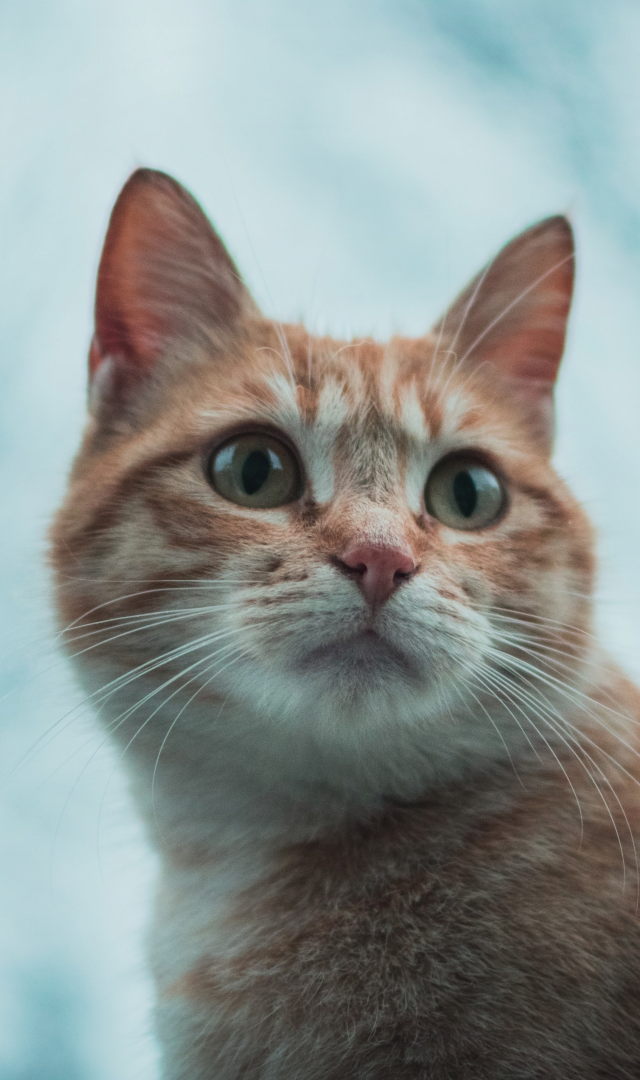
#> input picture m02_data_analysis/m02_homework/images/gatito.png, 1280 x 2160 px (shown at 1/2 size); the run also reads 1 picture not shown here
$ jupyter execute --allow-errors 'm02_homework (2).ipynb'
#> lines starting #> are read from the running program, lines starting #| are printed output that depends on the picture; after the words box and inside, x2 and y2 are one past the last pixel; in counts of white or black regions, pixels touching at a corner belong together
# MAT281
### Aplicaciones de la Matemática en la Ingeniería

## Tarea Módulo 02

### Instrucciones

* Completa tus datos personales (nombre y rol USM) en siguiente celda.
* Debes _pushear_ este archivo con tus cambios a tu repositorio personal del curso, incluyendo datos, imágenes, scriptsm, etc.
* Como respaldo, debes enviar un archivo .zip con el siguiente formato `m02_homework_apellido_nombre.zip` a alonso.ogueda@gmail.com, debe contener todo lo necesario para que se ejecute correctamente cada celda, ya sea datos, imágenes, scripts, etc.
* Se evaluará:
    - Soluciones
    - Código
    - Que Binder esté bien configurado.
    - Al presionar  `Kernel -> Restart Kernel and Run All Cells` deben ejecutarse todas las celdas sin error.

__Nombre__: Cristóbal Loyola

__Rol__: 201510008-K

## Ejercicio 1: Imagenception

Desde [Wikipedia](https://es.wikipedia.org/wiki/RGB), __RGB__ (sigla en inglés de red, green, blue) es un modelo de color basado en la síntesis aditiva, con el que es posible representar un color mediante la mezcla por adición de los tres colores de luz primarios. El modelo de color RGB no define por sí mismo lo que significa exactamente rojo, verde o azul, por lo que los mismos valores RGB pueden mostrar colores notablemente diferentes en distintos dispositivos que usen este modelo de color. Aunque utilicen un mismo modelo de color, sus espacios de color pueden variar considerablemente.

Para indicar con qué proporción es mezclado cada color, se asigna un valor a cada uno de los colores primarios, de manera que el valor "0" significa que no interviene en la mezcla y, a medida que ese valor aumenta, se entiende que aporta más intensidad a la mezcla. Aunque el intervalo de valores podría ser cualquiera (valores reales entre 0 y 1, valores enteros entre 0 y 37, etc.), es frecuente que cada color primario se codifique con un byte (8 bits).

Así, de manera usual, la intensidad de cada una de las componentes se mide según una escala que va del 0 al 255 y cada color es definido por un conjunto de valores escritos entre paréntesis (correspondientes a valores "R", "G" y "B") y separados por comas.

El conjunto de todos los colores también se puede representar en forma de cubo. Cada color es un punto de la superficie o del interior de éste. La escala de grises estaría situada en la diagonal que une al color blanco con el negro.

Para efectos prácticos del curso, es posible representar cada pixel de una imagen con un array de 3 dimensiones, cada valor representa a una de las capas RGB. Por lo tanto, una imagen de $n \times m$ pixeles se representa como un arreglo de dimension $(n, m , 3)$ En `Python` una de las librerías de procesamiento de imágenes más utilizada es `Pillow`.

### Instalación de librerías

Lo primero es instalar la libreria `Pillow` e importar las librerías que se utilizarán. Para la instalación basta con ejecutar el siguiente comando en tu terminal:

```bash
conda install -n mat281 pillow
```

El código anterior instala la librería `pillow` en el entorno virtual `mat281` (el nombre del archivo `environment.yml` disponibilizado en el repositorio del curso).

[cell 1]
import os
import numpy as np
from PIL import Image

Abrir una imagen es tan fácil como

[cell 2]
gatito = Image.open(os.path.join("images", "gatito.png"))
#> gatito is the input picture: PIL image 1280x2160 RGB; mean R, G, B 138.5, 145.4, 142.6

Notar que la variable anterior es de una clase específica de la librería.

[cell 3]
type(gatito)

Para ver la imagen en Jupyter puedes utilizar la misma técnica que con los `pd.DataFrames`, es decir:

[cell 4]
gatito

Para tener su representación en un array podemos utilizar el constructor `np.array` con argumento la imagen.

[cell 5]
gatito_np = np.array(gatito)
print(f"Dimension de la imagen gatito: {gatito_np.shape}.\n")
#| Dimension de la imagen gatito: (2160, 1280, 3).
print(f"Al convertir a np.ndarry el tipo de elementos es {gatito_np.dtype}.\n")
#| Al convertir a np.ndarry el tipo de elementos es uint8.
print(gatito_np)
#> (printed output is left out)

### Encontrando la imagen oculta (35 pts)

La imagen anterior tiene una imagen oculta, el ejercicio corresponde en descifrarlo. Las instrucciones son las siguientes:

1. Crear una lista vacía declarada como `secret_list`.

[cell 6]
secret_list =[]

2. Iterar por cada uno de los canales RGB y en cada iteración:
    * Crear un arreglo temporal llamado `secret_aux` de dos dimensiones, de la misma dimension de pixeles de la imagen `gatito` y que tenga valores enteros, `1` si el valor de la capa de `gatito_np` es par y `2` si es impar.
        - No iterar por filas y columnas.
        - Utilizar la operación módulo `%`.
        - En la i-ésima iteración de los canales la capa de `gatito_np` es `gatito_np[:, :, i]`.
    * Escalar `secret_aux` a valores 0 y 255.
    * Cambiar el `dtype` de `secret_aux` a `np.uint8`.
        - Utilize el méteodo `astype()`.
    * Agregue `secret_aux` a `secret_list`.

Al final de la iteración `secret_list` debe tener solo tres arreglos.

#> (a cell that did not finish here is left out)

[cell 8]
print(f"secret_list tiene {len(secret_list)} elementos")
#| secret_list tiene 1 elementos

3. Crear la variable `secret_np` concatenando horizontalmente los elementos de `secret_list`.

#> (a cell that did not finish here is left out)

4. Crear el objeto `secret_img` utilizando el arreglo `secret_np`, asegurar que los valores estén entre 0 y 255, y que el dtype sea `np.uint8`, con el método `Image.fromarray` con argumento `mode="L"`

#> (a cell that did not finish here is left out)

#> (a cell that did not finish here is left out)

#> (a cell that did not finish here is left out)

Ahora puedes ver el resultado!

#> (a cell that did not finish here is left out)

### Escondiendo una nueva imagen (25 pts)

Es tu turno, ahora tu esconderás una imagen. Las instrucciones son las siguientes:

#> (a cell that did not finish here is left out)

1. Selecciona una imagen de 2160 x 3840 pixeles (a.k.a resolución 4k), lo importante es que sea solo en blanco y negro, en la carpeta `images` se disponibiliza como ejemplo la imagen `black_and_white_example.jpg` y crea una variable llamada `my_img` leyendo la imagen seleccionada con `Image.open()`.

[cell 15]
my_img = Image.open('images/black_and_white_example.jpg')
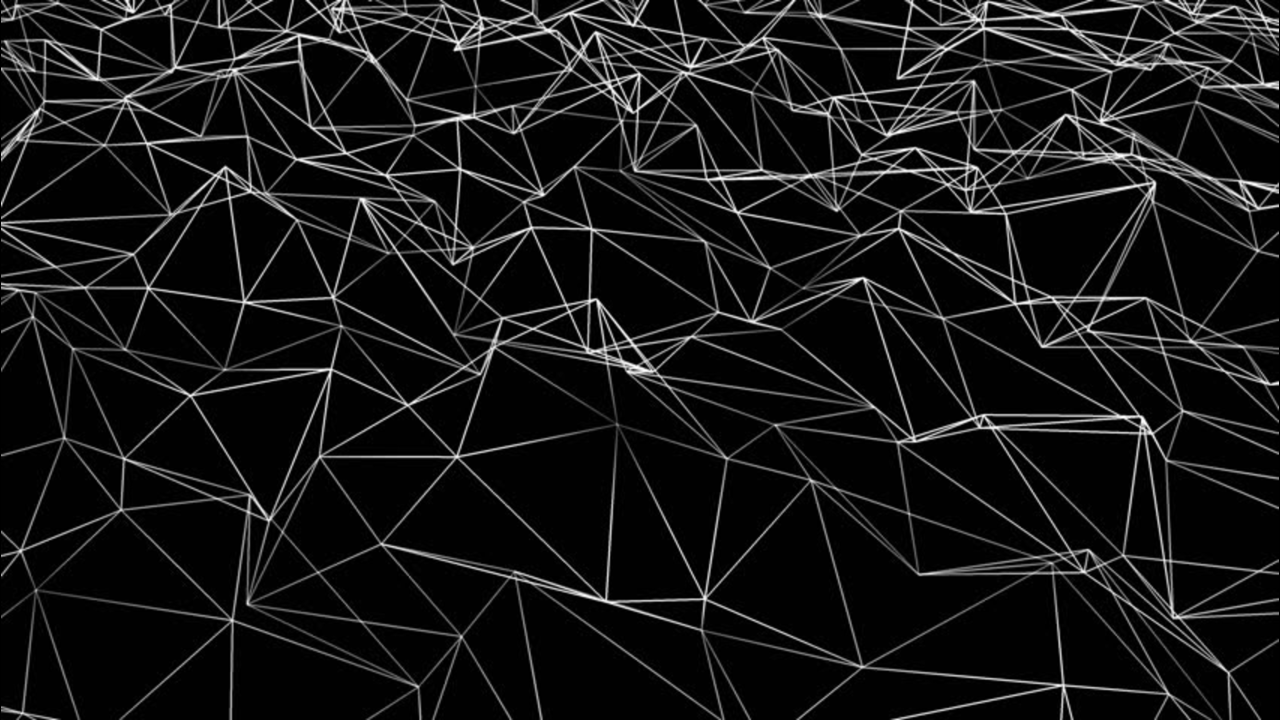
#> input picture m02_data_analysis/m02_homework/images/black_and_white_example.jpg, 3840 x 2160 px (shown at 1/3 size)
#> my_img is the input picture: PIL image 3840x2160 L; min 0, max 255, mean 22.4
print(my_img)
#| <PIL.JpegImagePlugin.JpegImageFile image mode=L size=3840x2160 at 0x7FBEDC07BC90>

2. Crea un arreglo llamado `my_img_np` utilizando `my_img` y el método `np.array()`.
    * Es importante que `my_img_np.shape` sea `(2160, 3840)`, es decir, que solo sea de dos dimensiones. Esto porque es una imagen en blanco y negro, no necesitando el modelo RGB.

[cell 16]
my_img_np = np.array(my_img)
print(my_img_np.shape)
#| (2160, 3840)
print(my_img_np)
#> (printed output is left out)

3. Crear la variable `my_img_np_aux` utilizando un _umbral_ con tal de que:
    - 1: Si el valor del pixel es mayor  al _umbral_.
    - 0: Si el valor del pixel es menor o igual al _umbral_.
    - El `dtype` debe ser `np.uint8`.
    - Para `black_and_white_example.jpg` un umbral adecuado es `20`.

[cell 17]
umbral = 20
my_img_np_aux = 1*np.greater_equal(my_img_np, umbral*np.ones(shape=my_img_np.shape)).astype('uint8')
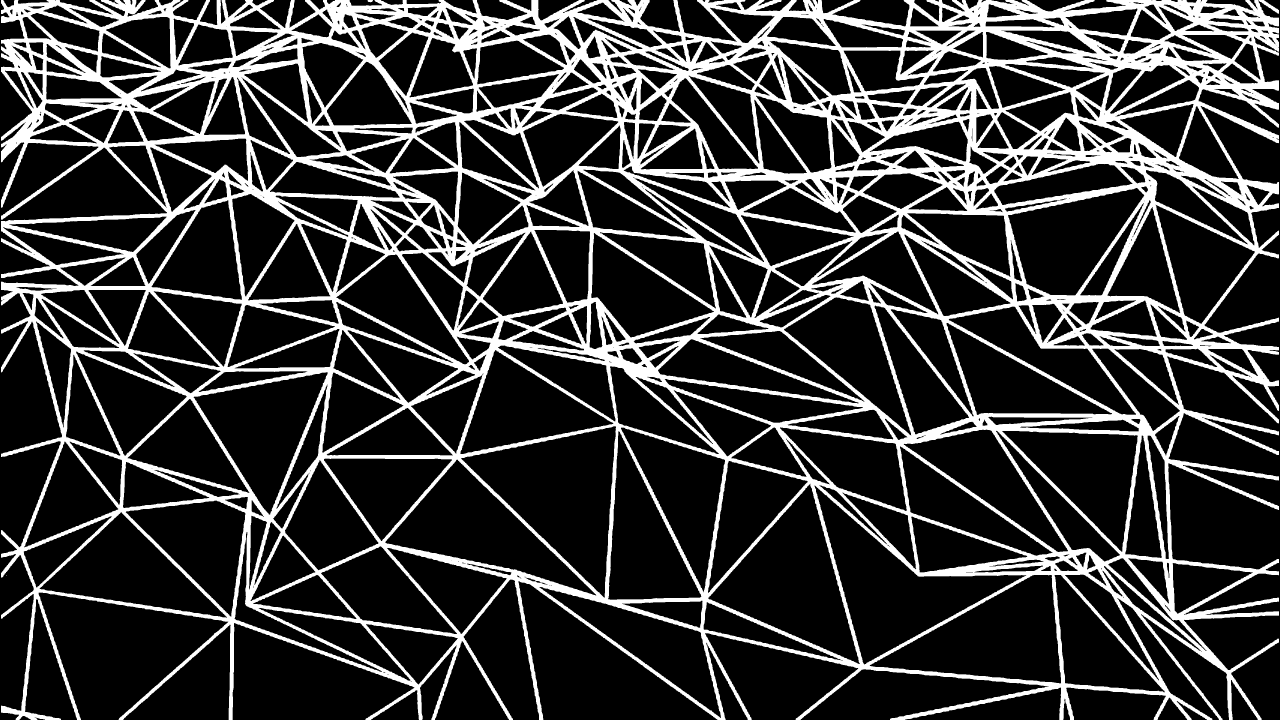
#> my_img_np_aux: shape (2160, 3840) (shown at 1/3 size); values 0 (black) and 1 (white), 21.6% white; 7 white regions (4 under 20 px), largest, box (x1, y1, x2, y2) and area: (3, 0, 3837, 2160) 1794102, (3777, 0, 3837, 41) 653, (1103, 0, 1119, 7) 88

Puedes probar que tan bien quedó la imagen con la siguiente linea. Si crees que no se ve bien, puedes cambiar el _umbral_.

[cell 18]
Image.fromarray(my_img_np_aux * 255)
print(my_img_np_aux.shape)
#| (2160, 3840)

4. Dividir la imagen en tres arreglos de tamaño (2160, 1280) y guardarlos en una lista con el nombre `my_img_split`. Hint: Revisa en la documentación de `numpy`.

[cell 19]
my_img_split = np.split(my_img_np_aux, 3, axis=1)
#> my_img_split = 3 items
type(my_img_split[0])
print(my_img_split[0].shape)
#| (2160, 1280)

Revisa utilizando la siguiente iteración.

[cell 20]
for img_array in my_img_split:
    print(img_array.shape)
#> this loop made 3 passes
#| (2160, 1280)
#| (2160, 1280)
#| (2160, 1280)

5. La imagen donde se esconderá tu imagen selecionada está en la carpeta `images` con el nombre `gatito_original.png`, que sospechosamente es de 2160 x 1280 pixeles. Carga la imagen en la variable `cat` y luego crea arreglo `cat_np` utilizando `cat`. Verifica que `cat_np.shape = (2160, 1280, 3)`.

[cell 21]
cat = Image.open('images/gatito_original.png')
cat_np = np.array(cat) ## FIX ME ##
print(cat_np.shape)
#| (2160, 1280, 3)

6. Convierte todos los valores de `cat_np` a valores pares. Esto lo puedes hacer sumando 1 a cada valor de arreglo si es impar.

[cell 22]
cat_np = (cat_np + np.array(cat_np%2==1)).astype('uint8')
print(cat_np.shape)
#| (2160, 1280, 3)

7. Itera por canal RGB de `cat_np` y en cada capa suma los valores de uno de los arreglos de `my_img_split`.

[cell 23]
for channel in range(cat_np.shape[2]):
    cat_np[:, : , channel] += my_img_split[channel]   ## FIX ME ##] += ## FIX ME ##

8. Crea una variable llamada `cat_secret_im` con `Image.fromarray` y la variable `cat_np` (que ya ha sido modificada). Luego guarda la imagen en la carpeta `images` con el nombre `my_secret.png`.

[cell 24]
cat_secret_im = Image.fromarray(cat_np)
cat_secret_im.save('images/my_secret.png')

9. Crea una función llamada `imagenception()` que como argumento tenga la ruta de la imagen que quieres descifrar y que descifre la imagen secreta recientemente creada. Hint: Utiliza todos los pasos de la primera parte.

[cell 25]
def imagenception(filepath):

#> called with filepath = 'images/my_secret.png'
    img = Image.open(filepath) ## Abrimos la imagen
    img_np = np.array(img) ## Creamos la matriz que representa la imagen

    secret_list = []

    for channel in range(img_np.shape[2]):
        secret_aux = 1+img_np[:,:,channel]%2
        secret_aux = (255.0)/(secret_aux.max()-secret_aux.min())*secret_aux-255.0
        secret_aux = secret_aux.astype('uint8')
        secret_list.append(secret_aux)
#> this loop made 3 passes
#> pass 1, in imagenception, `secret_aux = 1+img_np[:,:,channel]%2`:
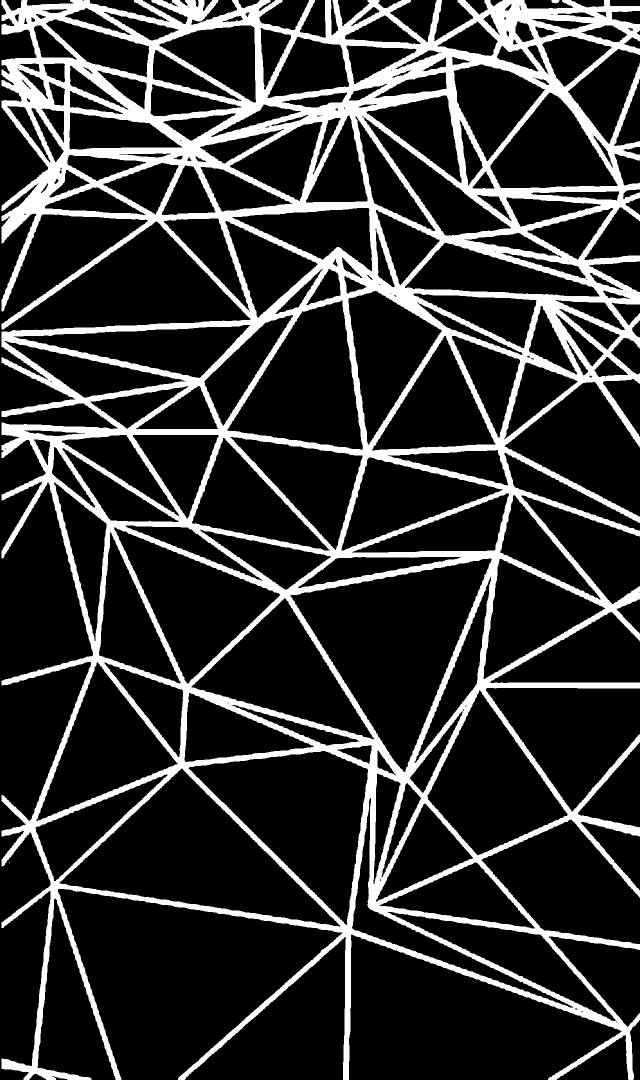
#> secret_aux: shape (2160, 1280) (shown at 1/2 size); values 1 (black) and 2 (white), 19.8% white; 5 white regions (3 under 20 px), largest, box (x1, y1, x2, y2) and area: (3, 0, 1280, 2160) 548506, (1103, 0, 1119, 7) 88
#> pass 2, in imagenception, `secret_aux = 1+img_np[:,:,channel]%2`:
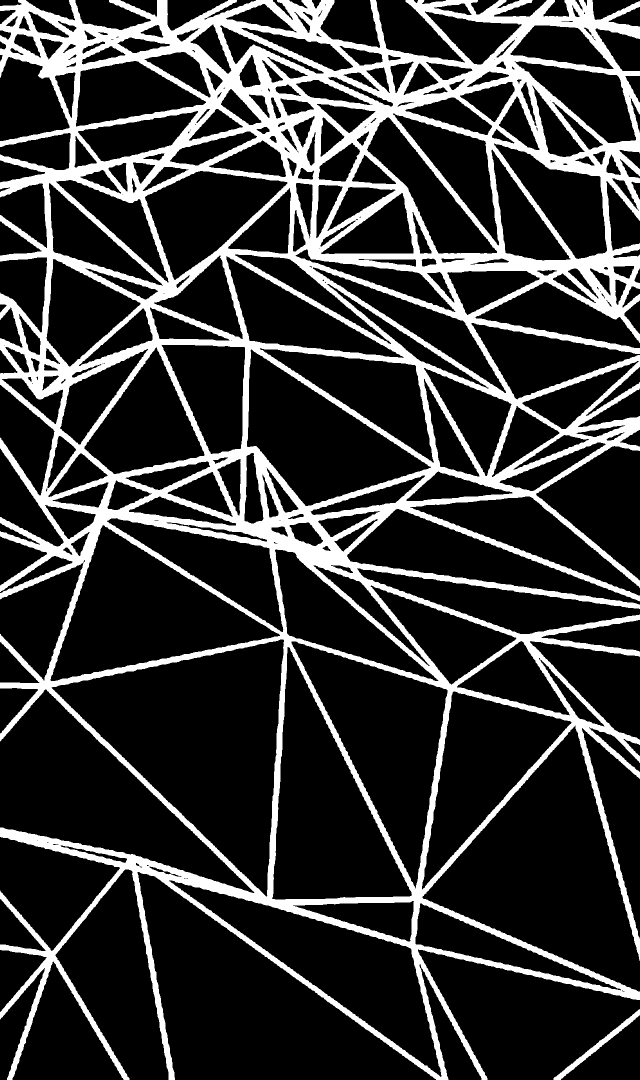
#> secret_aux: shape (2160, 1280) (shown at 1/2 size); values 1 (black) and 2 (white), 20.9% white; 3 white regions (1 under 20 px), largest, box (x1, y1, x2, y2) and area: (0, 0, 1280, 2160) 574466, (1107, 2018, 1280, 2160) 2254
#> after the loop:
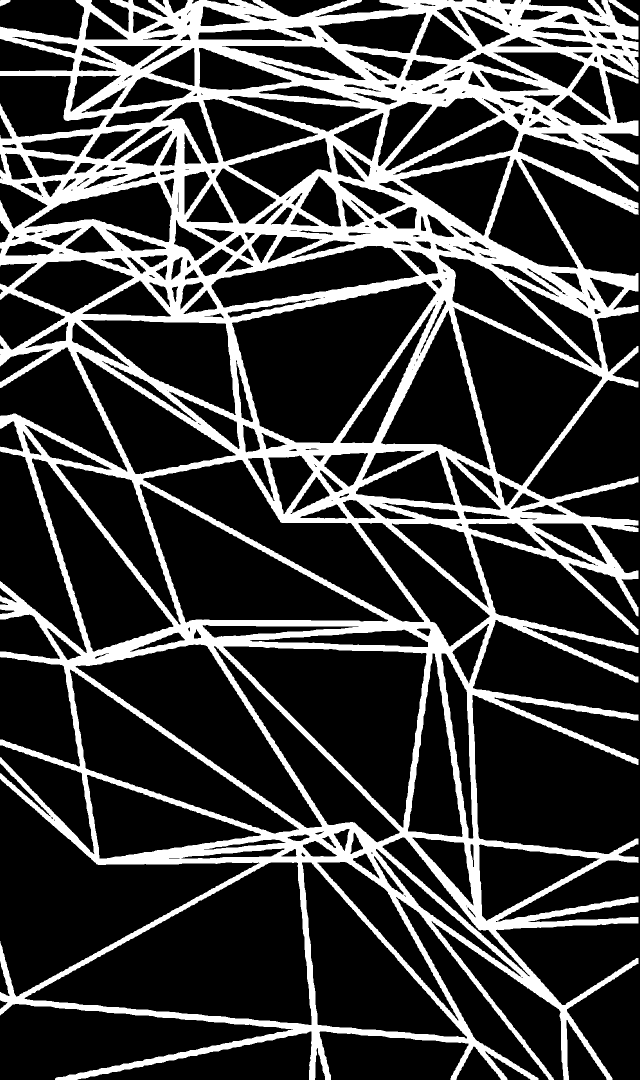
#> secret_aux: shape (2160, 1280) (shown at 1/2 size); 24.2% white; 3 white regions, box (x1, y1, x2, y2) and area: (0, 0, 1277, 2160) 668702, (1217, 0, 1277, 41) 653, (0, 0, 21, 13) 174
#> after the loop, secret_list = 3 items

    secret_np = np.concatenate((secret_list[0],secret_list[1],secret_list[2]), axis=1)
    secret_np.shape

    np.unique(secret_np)
    secret_np.dtype

    secret_img = Image.fromarray(secret_np)

    return secret_img
